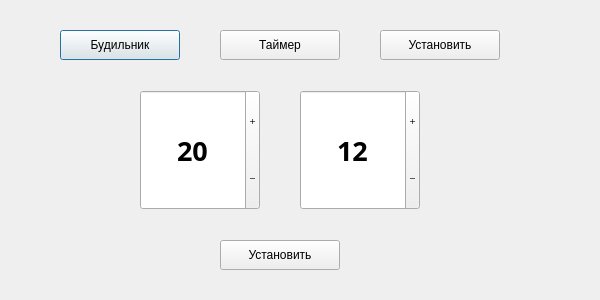
<?xml version="1.0" encoding="UTF-8"?>
<ui version="4.0">
 <class>Dialog</class>
 <widget class="QDialog" name="Dialog">
  <property name="geometry">
   <rect>
    <x>0</x>
    <y>0</y>
    <width>600</width>
    <height>300</height>
   </rect>
  </property>
  <property name="windowTitle">
   <string>Dialog</string>
  </property>
  <widget class="QSpinBox" name="hour">
   <property name="geometry">
    <rect>
     <x>140</x>
     <y>90</y>
     <width>120</width>
     <height>120</height>
    </rect>
   </property>
   <property name="font">
    <font>
     <family>Kelson Sans RU</family>
     <pointsize>20</pointsize>
     <weight>75</weight>
     <bold>true</bold>
    </font>
   </property>
   <property name="wrapping">
    <bool>false</bool>
   </property>
   <property name="alignment">
    <set>Qt::AlignCenter</set>
   </property>
   <property name="readOnly">
    <bool>false</bool>
   </property>
   <property name="buttonSymbols">
    <enum>QAbstractSpinBox::PlusMinus</enum>
   </property>
   <property name="specialValueText">
    <string/>
   </property>
   <property name="accelerated">
    <bool>false</bool>
   </property>
   <property name="correctionMode">
    <enum>QAbstractSpinBox::CorrectToNearestValue</enum>
   </property>
   <property name="maximum">
    <number>23</number>
   </property>
   <property name="value">
    <number>20</number>
   </property>
  </widget>
  <widget class="QSpinBox" name="min">
   <property name="geometry">
    <rect>
     <x>300</x>
     <y>90</y>
     <width>120</width>
     <height>120</height>
    </rect>
   </property>
   <property name="font">
    <font>
     <family>Kelson Sans RU</family>
     <pointsize>20</pointsize>
     <weight>75</weight>
     <bold>true</bold>
    </font>
   </property>
   <property name="alignment">
    <set>Qt::AlignCenter</set>
   </property>
   <property name="buttonSymbols">
    <enum>QAbstractSpinBox::PlusMinus</enum>
   </property>
   <property name="maximum">
    <number>59</number>
   </property>
   <property name="value">
    <number>12</number>
   </property>
  </widget>
  <widget class="QPushButton" name="budil">
   <property name="geometry">
    <rect>
     <x>60</x>
     <y>30</y>
     <width>120</width>
     <height>30</height>
    </rect>
   </property>
   <property name="text">
    <string>Будильник</string>
   </property>
  </widget>
  <widget class="QPushButton" name="timer">
   <property name="geometry">
    <rect>
     <x>220</x>
     <y>30</y>
     <width>120</width>
     <height>30</height>
    </rect>
   </property>
   <property name="text">
    <string>Таймер</string>
   </property>
  </widget>
  <widget class="QPushButton" name="pushButton">
   <property name="geometry">
    <rect>
     <x>220</x>
     <y>240</y>
     <width>120</width>
     <height>30</height>
    </rect>
   </property>
   <property name="text">
    <string>Установить</string>
   </property>
  </widget>
  <widget class="QPushButton" name="pushButton_2">
   <property name="geometry">
    <rect>
     <x>380</x>
     <y>30</y>
     <width>120</width>
     <height>30</height>
    </rect>
   </property>
   <property name="text">
    <string>Установить</string>
   </property>
  </widget>
 </widget>
 <resources/>
 <connections/>
</ui>
